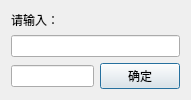
<?xml version="1.0" encoding="UTF-8"?>
<ui version="4.0">
 <class>InputDialog</class>
 <widget class="QDialog" name="InputDialog">
  <property name="geometry">
   <rect>
    <x>0</x>
    <y>0</y>
    <width>191</width>
    <height>77</height>
   </rect>
  </property>
  <property name="windowTitle">
   <string>Dialog</string>
  </property>
  <layout class="QGridLayout" name="gridLayout">
   <item row="0" column="0">
    <layout class="QVBoxLayout" name="verticalLayout">
     <item>
      <widget class="QLabel" name="label">
       <property name="text">
        <string>请输入：</string>
       </property>
      </widget>
     </item>
     <item>
      <widget class="QLineEdit" name="lineEdit_999"/>
     </item>
     <item>
      <layout class="QHBoxLayout" name="horizontalLayout">
       <item>
        <widget class="QLineEdit" name="lineEdit"/>
       </item>
       <item>
        <widget class="QPushButton" name="pushButton">
         <property name="text">
          <string>确定</string>
         </property>
        </widget>
       </item>
      </layout>
     </item>
    </layout>
   </item>
  </layout>
 </widget>
 <resources/>
 <connections/>
</ui>
